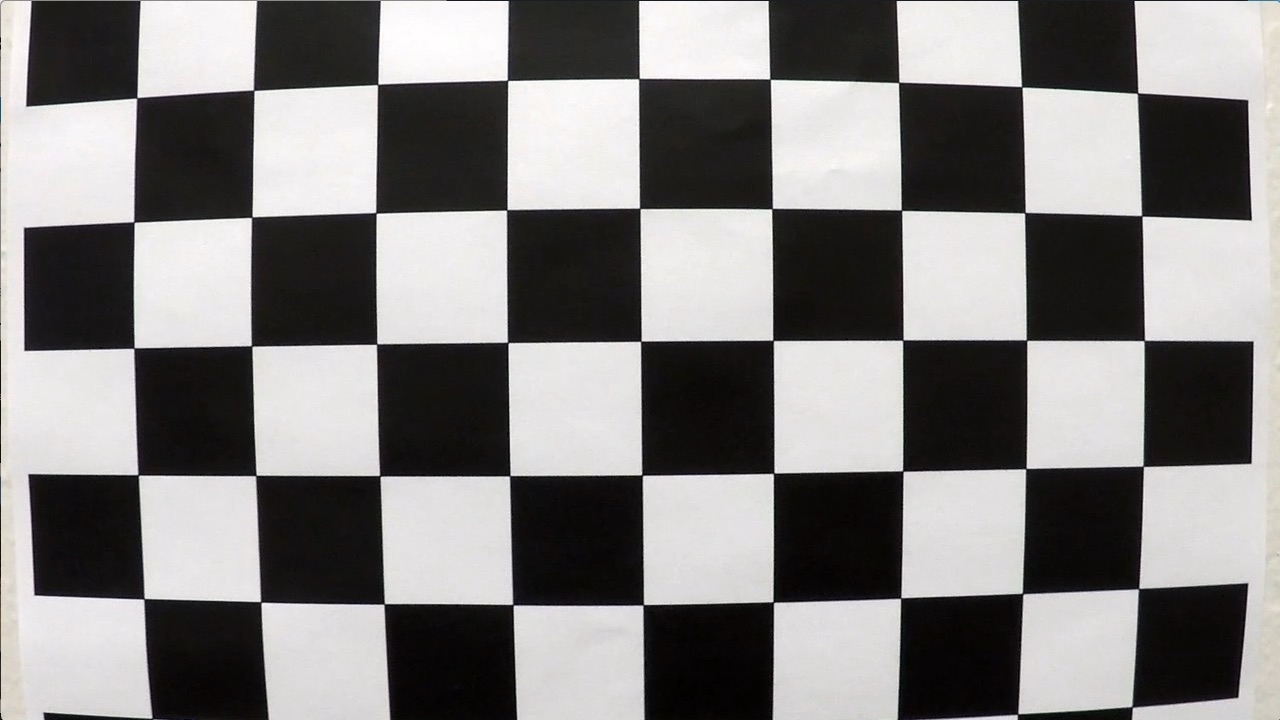
#> input picture camera_cal/calibration1.jpg, 1280 x 720 px; its folder holds 4 pictures in this run
$ jupyter execute --allow-errors Advanced_Lane_Finding.ipynb   (shell and % lines are left out)   (older library calls are emulated)
#> lines starting #> are read from the running program, lines starting #| are printed output that depends on the picture; after the words box and inside, x2 and y2 are one past the last pixel; in counts of white or black regions, pixels touching at a corner belong together
# Advanced Lane Finding Project
*** By NK Zou ***

### Table of Contents
1.1 Camera Calibration
1.2 Binary Image with ColorTransforms & Gradients
1.3 Rectify Binary image with PerspectiveTransform (Birds-Eye View)
2.1 Pipeline
2.2 Detected LaneBoundaries, LaneCurvature and VehiclePosition on image
2.3 Detected LaneBoundaries, LaneCurvature and VehiclePosition on moive

### 1.1 Camera Calibration

[cell 1]
import cv2
import matplotlib.pyplot as plt
import os
import numpy as np

### 1- function set
# the most important step, get the matrix and distortion params of camera
def cali_param(path, cshape):                                                  # cshape: Shape of grid used in the latter
#> called with path = 'camera_cal/', cshape = (9, 6)
    objpoints = []                                                                    # Object & image points collections
    imgpoints = []
    filenames = os.listdir(path)                                                                              # load file
    for name in filenames:        # calibration points (objpoints, imgpoints) from images via cv2.findChessboardCorners()
        img = cv2.imread(path + name)
#> img is the input picture: shape (720, 1280, 3); mean B, G, R 127.8, 128.4, 130.1
        gray = cv2.cvtColor(img, cv2.COLOR_BGR2GRAY)                                                      # grayscale img
        op = np.zeros((cshape[0] * cshape[1], 3), np.float32)                         # theoretical grid, get objectpoint
        op[:, :2] = np.mgrid[0:cshape[0], 0:cshape[1]].T.reshape(-1, 2)
        ret, corners = cv2.findChessboardCorners(gray, cshape, None)                               # corners in the image
#> ret = False; corners = None
        if ret:
            objpoints.append(op)
            imgpoints.append(corners)
    # calibration matrix and distortion from images via cv2.calibrateCamera()
    ret, mtx, dist, rvecs, tvecs = cv2.calibrateCamera(objpoints, imgpoints, img.shape[0:2], None, None)
    return mtx, dist

# [6 lines left out: function undistort, not called in this run]

### 2- calibration & undistorted testing, need to use mtx and dist params on pipeline
path = 'camera_cal/'
filenames = os.listdir(path)
cshape = (9, 6)                     # the number of inside corners in x & y, change this param to undistort another imgae
mtx, dist = cali_param(path, cshape)
#> (the rest of this cell did not finish here and is left out)

### 1.2 Binary Image with ColorTransform & Gradients

[cell 2]
import matplotlib.image as mpimg

### 1- function set, binary image with hls and gradients
def combined_binary(img):
    # Threshold color channel
    hls = cv2.cvtColor(img, cv2.COLOR_RGB2HLS)
    s_channel = hls[:,:,2]

    s_thresh_min = 120
    s_thresh_max = 255
    s_binary = np.zeros_like(s_channel)
    s_binary[(s_channel >= s_thresh_min) & (s_channel <= s_thresh_max)] = 1

    # Threshold x gradient
    gray = cv2.cvtColor(img, cv2.COLOR_RGB2GRAY)
    sobelx = cv2.Sobel(gray, cv2.CV_64F, 1, 0)                                       # Take the derivative in x
    abs_sobelx = np.absolute(sobelx)           # absolute x derivative to accentuate lines away from horizontal
    scaled_sobel = np.uint8(255*abs_sobelx/np.max(abs_sobelx))

    thresh_min = 20
    thresh_max = 100
    sxbinary = np.zeros_like(scaled_sobel)
    sxbinary[(scaled_sobel >= thresh_min) & (scaled_sobel <= thresh_max)] = 1

    # Combine the two binary thresholds
    combined_binary = np.zeros_like(sxbinary)
    combined_binary[(s_binary == 1) | (sxbinary == 1)] = 1
    return combined_binary

### 2- binary image with hls & x gradient
image = mpimg.imread('images/straight_lines1.jpg')
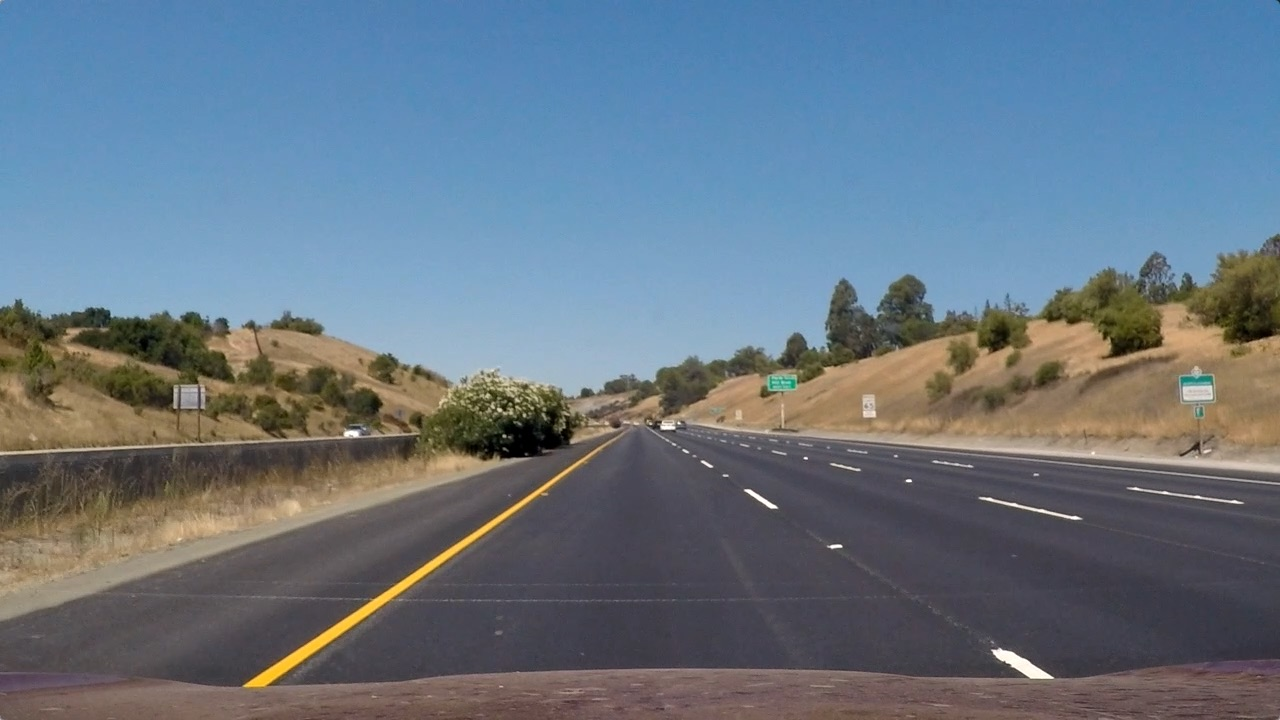
#> input picture images/straight_lines1.jpg, 1280 x 720 px
#> image is the input picture: shape (720, 1280, 3); mean R, G, B 103.2, 117.7, 131.2
binary = combined_binary(image)

### 3- plotting
fig, (ax1, ax2) = plt.subplots(1,2,figsize=(20,30))
fig.tight_layout()
ax1.imshow(image)
ax1.set_title('Original Image',fontsize=20)
ax2.imshow(binary, cmap='gray')
ax2.set_title('Processed Image',fontsize=20)

### 1.3 Rectify Binary image with PerspectiveTransform (Birds-Eye View)

[cell 3]
### 1- function set, # just for compare purpose, we don't use this function on pipeline since not need draw lines
# compute perspective transform from source and destination points
def perspective_transform(img):
    img_size = (img.shape[1], img.shape[0])
    src_points = np.float32([[(img_size[0] / 2) - 55, img_size[1] / 2 + 100],
                             [((img_size[0] / 6) - 10), img_size[1]],
                             [(img_size[0] * 5 / 6) + 60, img_size[1]],
                             [(img_size[0] / 2 + 55), img_size[1] / 2 + 100]])
    dst_points = np.float32([[(img_size[0] / 4), 0],
                             [(img_size[0] / 4), img_size[1]],
                             [(img_size[0] * 3 / 4), img_size[1]],
                             [(img_size[0] * 3 / 4), 0]])
    mtx_perp = cv2.getPerspectiveTransform(src_points, dst_points)
    return mtx_perp

# draw collection of lines to compare with undistorted lane lines, optional funtion
def draw_lines(img, color=[255, 0, 0], thickness=2):
    img_size = (img.shape[1], img.shape[0])
    src_points = np.float32([[(img_size[0] / 2) - 55, img_size[1] / 2 + 100],
                             [((img_size[0] / 6) - 10), img_size[1]],
                             [(img_size[0] * 5 / 6) + 60, img_size[1]],
                             [(img_size[0] / 2 + 55), img_size[1] / 2 + 100]])
    l = len(src_points)
    lines = [[[src_points[i][0], src_points[i][1], src_points[(i+1) % l][0],
               src_points[(i+1) % l][1]]] for i in range(l)]
    for line in lines:
        for x1, y1, x2, y2 in line:
            cv2.line(img, (x1, y1), (x2, y2), color, thickness)

# warp image via transform matrix
def warp_image(img, mtx_perp, flags=cv2.INTER_LINEAR):
    img_size = (img.shape[1], img.shape[0])
    return cv2.warpPerspective(img, mtx_perp, img_size, flags=cv2.INTER_LINEAR)

# test perspective transform function
def birdeye_test(img):
    img_size = (img.shape[1], img.shape[0])
    src_points = np.float32([[(img_size[0] / 2) - 55, img_size[1] / 2 + 100],
                             [((img_size[0] / 6) - 10), img_size[1]],
                             [(img_size[0] * 5 / 6) + 60, img_size[1]],
                             [(img_size[0] / 2 + 55), img_size[1] / 2 + 100]])
    dst_points = np.float32([[(img_size[0] / 4), 0],
                             [(img_size[0] / 4), img_size[1]],
                             [(img_size[0] * 3 / 4), img_size[1]],
                             [(img_size[0] * 3 / 4), 0]])
    mtx_perp = cv2.getPerspectiveTransform(src_points, dst_points)
    draw_lines(img, thickness=2)                        # no need to use this line if don't want to compare with lane lines
    birdeye = warp_image(img, mtx_perp, flags=cv2.INTER_LINEAR)
    return birdeye

### 2- binary image with perspective transform
image = mpimg.imread('images/straight_lines1.jpg')
perp_scaling = np.float32([0.042, 0.006])
mtx_perp = perspective_transform(image)
#> mtx_perp = [[-0.482, -1.46, 926.9], [-2.02e-16, -1.92, 885], [-3.17e-19, -0.00235, 1]]
undist_img = cv2.undistort(image, mtx, dist, None, mtx)  # if no undistort image in here, will affect accuracy in next step
birdeye = birdeye_test(undist_img)

### 3- plotting
fig, (ax1, ax2) = plt.subplots(1, 2, figsize=(20, 8))
fig.tight_layout()
ax1.imshow(image)
ax1.set_title('Original Image', fontsize=20)
ax2.imshow(birdeye)
ax2.set_title('Binary image with PerspectiveTransform', fontsize=20)

### 2.1 Pipeline

[cell 4]
### 1- define a class to sava all of detected point of lane lines
class line():
    def __init__(self, imgHeight):
        self.points = []
        self.fitLine = []
        self.N = 10                             # number of past instances to keep
        self.imgHeight = imgHeight
        self.numVertices = 20
        self.y = np.linspace(0,imgHeight, self.numVertices)

    # [8 lines left out: function savePoints, not called in this run]

    def fit(self, x, y):                                # fit polynomial into data
        fit = np.polyfit(y, x, 2)
        return fit

    def interpPoly(self, fit, y):   # generate curve based on polyfit coefficients
        return fit[0]*y**2 + fit[1]*y + fit[2]

    # [12 lines left out: function getFilteredLine, not called in this run]

[cell 5]
### 2- function set
# find lane pixels
def find_lane(img):
    histogram = np.sum(img[int(img.shape[0]/2.):,:], axis=0)                          # identify peak
    x_split = len(histogram)/2.                # identify the peak points in the left and right point
    y_bin = np.linspace(img.shape[0], 0, n_ybin)           # divide the image into horizontal stripes
    left_peak = np.argmax(histogram[:x_split])
    right_peak = np.argmax(histogram[x_split:])+x_split
    width = img.shape[1] / 5.
    left_lane = []
    right_lane = []
    for i in range(n_ybin-1):                 # for loop horizontal stripe to search left lane pixels
    ### find left lane pixels
        y_max = y_bin[i+1]                                             # define y bounds of left lane
        y_min = y_bin[i]
        x_min = max([left_peak - width/2., 0])
        x_max = x_min + width                                                      # compute x bounds
        hist = np.sum(img[y_max:y_min,x_min:x_max],axis=0)                    # compute the histogram
        leftHits = sum(hist)                                                 # count activated pixels
        if (leftHits > sufficientHits):                          # enough pix to register a real lane
            candidatePeak = np.argmax(hist) + x_min        # identify the candidate peak x-coordinate
            dx = candidatePeak - left_peak          # distance of candidate pixel from previous point
            if abs(dx) > 75:                                               # limit distance <= 75 pix
                left_peak = left_peak + np.sign(dx)*75
            else:
                left_peak = candidatePeak
            left_lane.append([left_peak, (y_max+y_min)/2.])     # store x, y coordinates of left lane
        else:
            left_lane.append([left_peak, (y_max+y_min)/2.])
    ### find right lane pixels (duplicate of left with minor changes)
        x_max = min([right_peak + width/2., img.shape[1]])
        x_min = x_max - width
        hist = np.sum(img[y_max:y_min, x_min:x_max], axis=0)
        rightHits = sum(hist)
        if (rightHits > sufficientHits):
            candidatePeak = np.argmax(hist) + x_min
            dx = candidatePeak - right_peak
            if abs(dx) > 75:
                right_peak = right_peak + np.sign(dx)*75
            else:
                right_peak = candidatePeak
            right_lane.append([right_peak, (y_max+y_min)/2.])
        else:
            right_lane.append([right_peak, (y_max+y_min)/2.])
    ### Convert from lists to np arrays
    right_lane = np.asarray(right_lane)
    left_lane  = np.asarray(left_lane)
    return [left_lane, right_lane]

# compute lane width between the detected lanes at the point nearest to the camera in pixels, center to side = 1/2
# compute difference between computed lane center and image center
# convert the difference to real space from pixels space in meters
def pos_err(left, right, imgWidth):
    return (((right[0][0] + left[0][0]) / 2.) - imgWidth/2.)  * xm_per_pix

# [20 lines left out: functions lane_curvature, over_lay, not called in this run]

[cell 6]
### 3- pipeline
def pipeline(img, thresholds):
    # define source and destination points
    img_size = (img.shape[1], img.shape[0])
    src_points = np.float32([[(img_size[0] / 2) - 55, img_size[1] / 2 + 100],
                             [((img_size[0] / 6) - 10), img_size[1]],
                             [(img_size[0] * 5 / 6) + 60, img_size[1]],
                             [(img_size[0] / 2 + 55), img_size[1] / 2 + 100]])
    dst_points = np.float32([[(img_size[0] / 4), 0],
                             [(img_size[0] / 4), img_size[1]],
                             [(img_size[0] * 3 / 4), img_size[1]],
                             [(img_size[0] * 3 / 4), 0]])

    # udist, binary and perspective transform image
    undist = cv2.undistort(img, mtx, dist, None, mtx)
    thresholded = combined_binary(undist)
    M = cv2.getPerspectiveTransform(src_points, dst_points)
    birdeye = cv2.warpPerspective(thresholded, M, (thresholded.shape[1], thresholded.shape[0]))

    # identify the lane pixels in the birdeye
    lanes = find_lane(birdeye)
    left = lanes[0]
    right = lanes[1]
    left_line.savePoints(left[:,0],left[:,1])
    right_line.savePoints(right[:,0],right[:,1])

    # get a filtered lane from left and right lane line
    leftCurve = left_line.getFilteredLine()
    rightCurve = right_line.getFilteredLine()

    # compute the position error (off centerline), text message
    posError = pos_err(leftCurve, rightCurve, birdeye.shape[1])

    # compute the lane curvature between real space and pixel space, text messge
    cur_diff = lane_curvature(leftCurve, rightCurve)
    cur = cur_diff[0]

    # creat over lay to hightlight the lane
    overlay = over_lay(birdeye.shape, leftCurve, rightCurve, posError)

    # warp the overlay back to the original view from bird eye
    mtx_unwarp = cv2.getPerspectiveTransform(dst_points, src_points)    # transform matrix
    unwarped_lay = cv2.warpPerspective(overlay, mtx_unwarp, (img.shape[1], img.shape[0]))

    # Combine the overlay with undistorted image
    processed_img = cv2.addWeighted(undist, 1.0, unwarped_lay, 0.2, 0)

    # input text message into combined image
    font = cv2.FONT_HERSHEY_SIMPLEX
    pos_error = "Position Error = %6.2f m" % (posError)
    left_cur = "Left Lane Curvature = %6.2f m" % (cur[0])
    right_cur = "Right Lane Curvature = %6.2f m" % (cur[1])
    cv2.putText(processed_img, pos_error,(50,50), font, 1, (255,255,255),2)
    cv2.putText(processed_img, left_cur,(50,100), font, 1, (255,255,255),2)
    cv2.putText(processed_img, right_cur,(50,150), font, 1, (255,255,255),2)

    return processed_img

### 2.2 Detected LaneBoundaries, LaneCurvature and VehiclePosition on image

[cell 7]
### 1- pipeline params
thresholds = {'SobelX':[0, 255], 'hls':[100, 255]}
left_line = line(720)
right_line = line(720)
# find lane pixels
n_ybin=10                              # Define constants for lane detection logic
sufficientHits = 500 # Minimum number of activated pixels within a region required
# compute position error
xm_per_pix = 3.7/700                            # meteres per pixel in x dimension
# compute lane curvature
ym_per_pix = 30/720                              # meters per pixel in y dimension

### 2-process image
# [7 lines of commented-out code are left out]
image = mpimg.imread('images/test6.jpg')
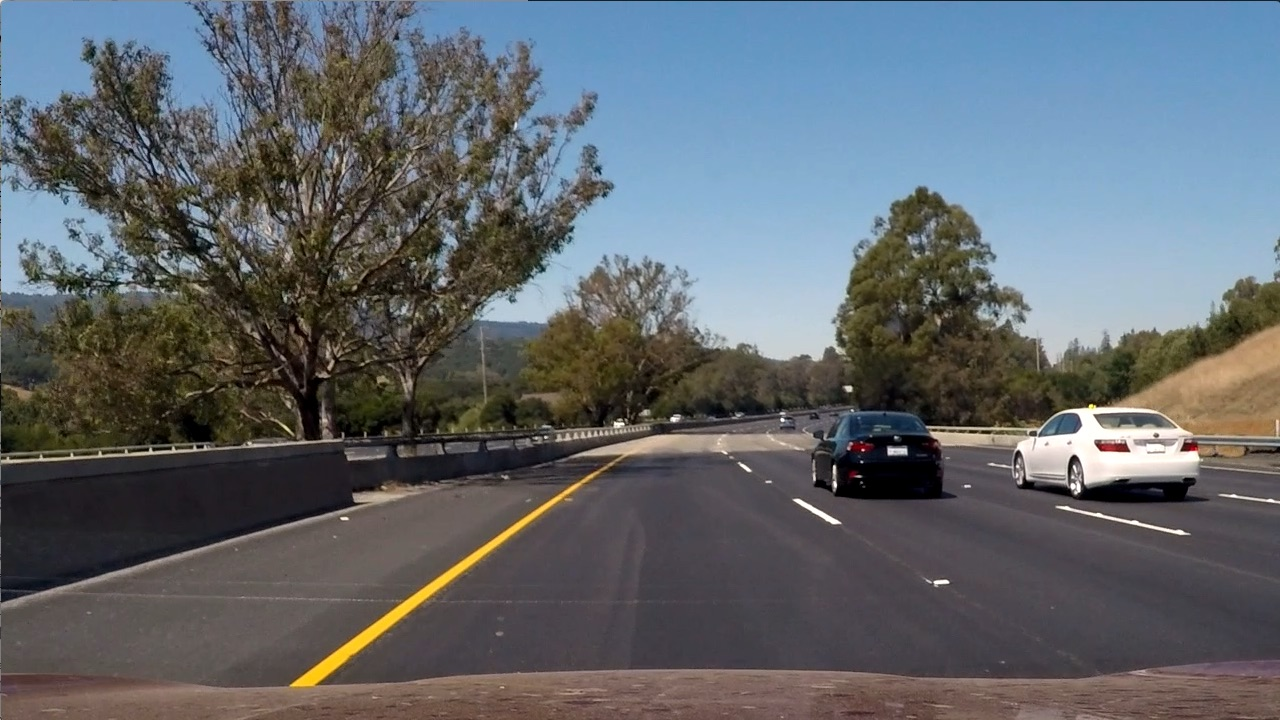
#> input picture images/test6.jpg, 1280 x 720 px
#> image is the input picture: shape (720, 1280, 3); mean R, G, B 97, 102.6, 107.9
#> (the rest of this cell did not finish here and is left out)

#> in pipeline, `M = cv2.getPerspectiveTransform(src_points, dst_points)`: M has the same summary as mtx_perp outside pipeline
#> in pipeline, `birdeye = cv2.warpPerspective(thresholded, M, (thresholded.shape[1], t..`:
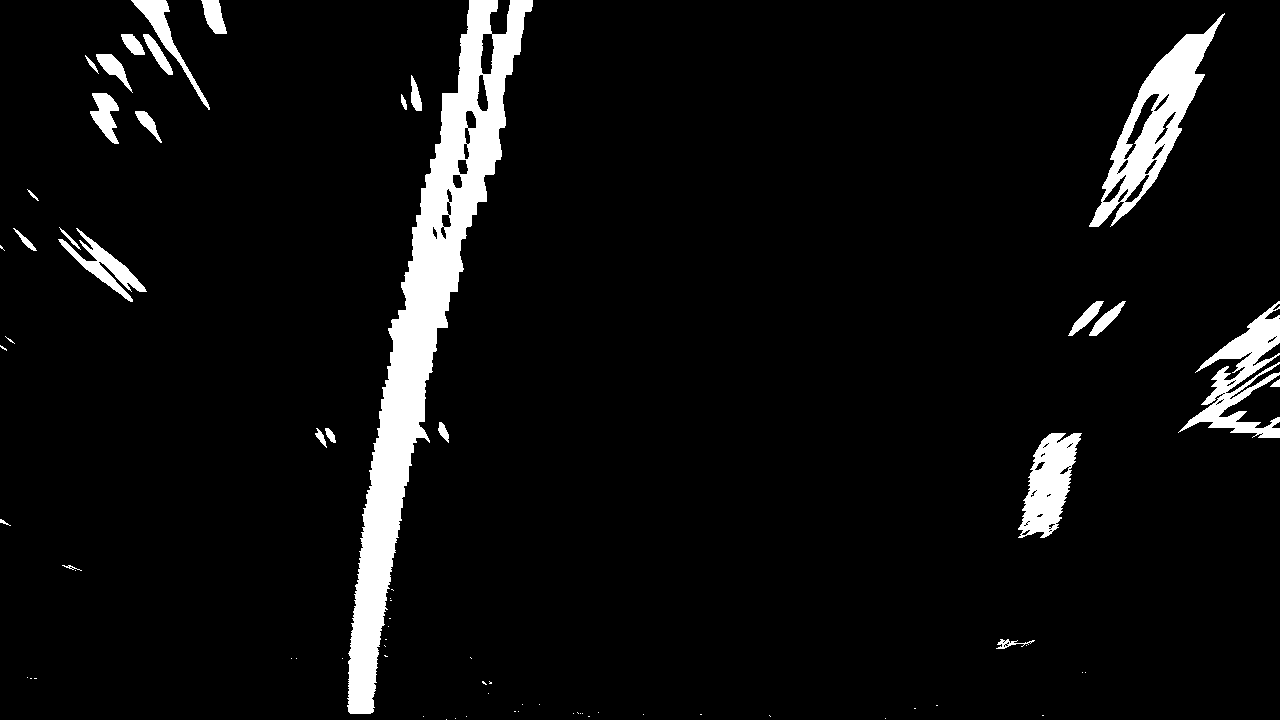
#> birdeye: shape (720, 1280); values 0 (black) and 1 (white), 6% white; 73 white regions (46 under 20 px), largest, box (x1, y1, x2, y2) and area: (347, 0, 533, 714) 30664, (1089, 13, 1225, 227) 7798, (1178, 301, 1280, 438) 4749
#> in find_lane, `histogram = np.sum(img[int(img.shape[0]/2.):,:], axis=0)`: histogram = 1280 values, max 257 at index 373, min 0 at index 11, mean 15.46
#> in find_lane, `x_split = len(histogram)/2.`: x_split = 640

### 3- plotting
fig, (ax1, ax2) = plt.subplots(1, 2,figsize=(20,30))
fig.tight_layout()
ax1.imshow(image)
ax1.set_title('Original Image',fontsize=20)
ax2.imshow(processed_image)
ax2.set_title('Processed Image',fontsize=20)
